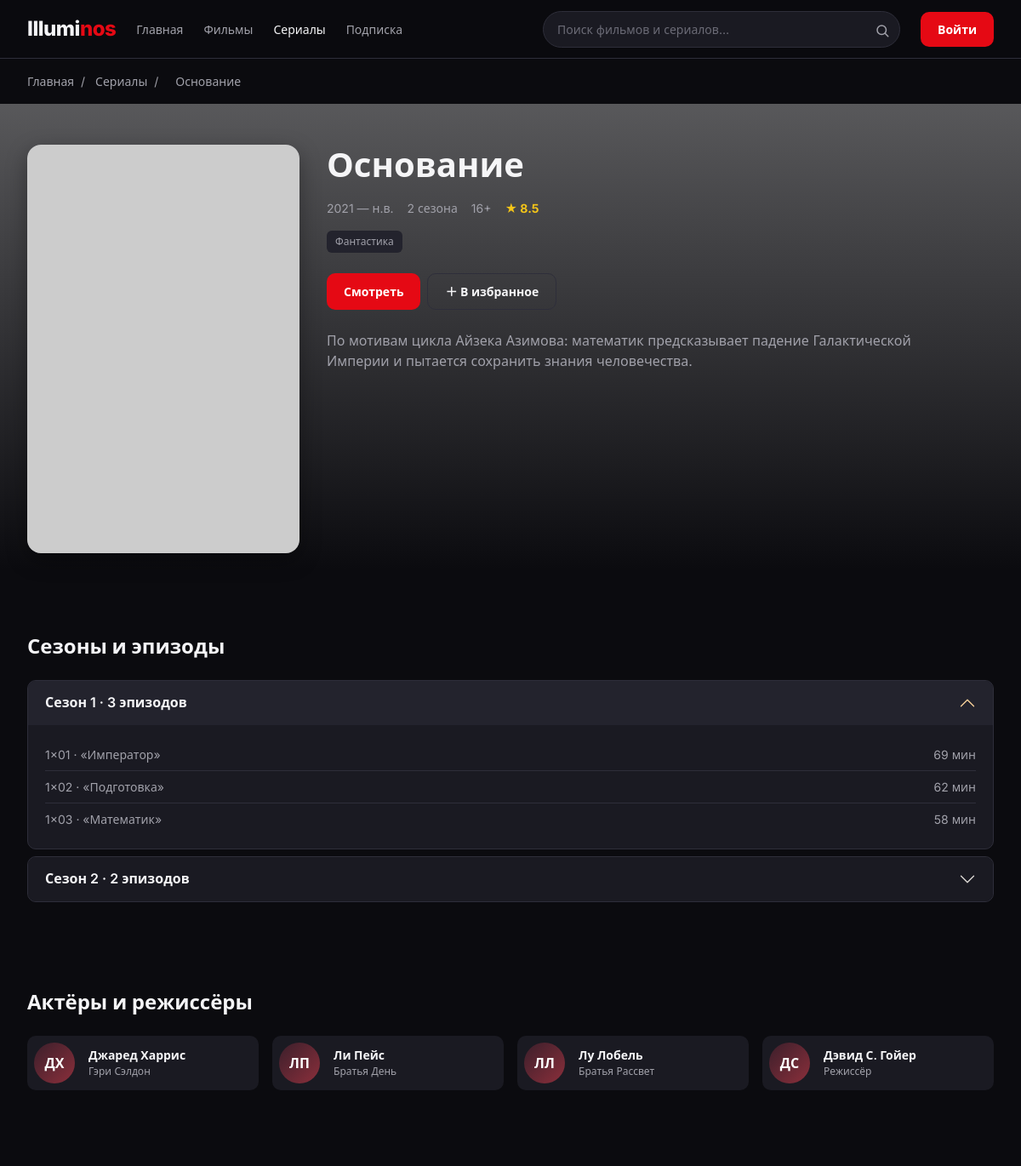
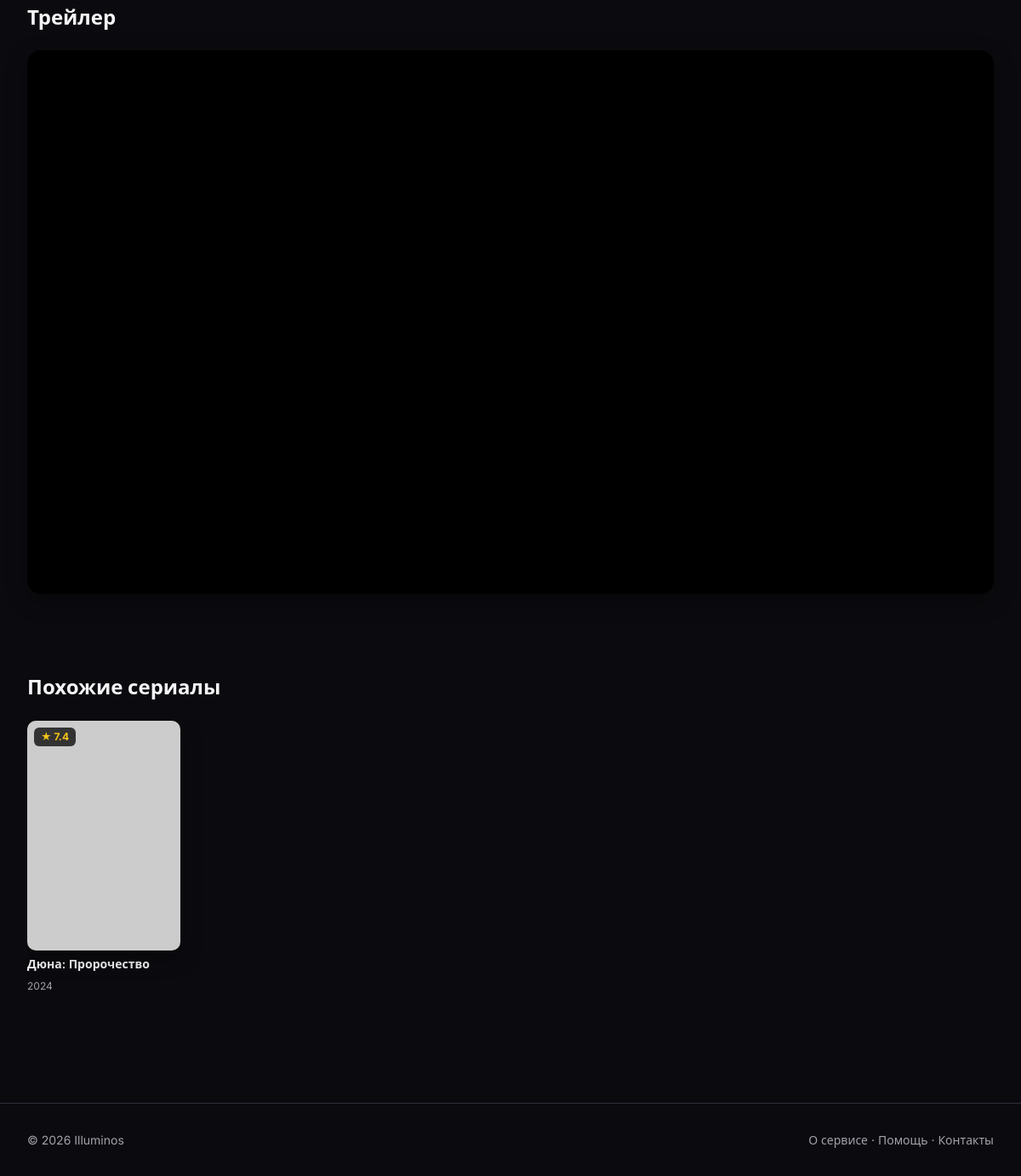
The app's page /series-detail.php?slug=foundation with its own data (2 pictures, top to bottom).
### tables this page shows
CREATE TABLE `series` (
  `id` int UNSIGNED NOT NULL,
  `title` varchar(255) NOT NULL,
  `slug` varchar(255) NOT NULL,
  `year_start` smallint UNSIGNED DEFAULT NULL,
  `year_end` smallint UNSIGNED DEFAULT NULL,
  `age_rating` varchar(10) DEFAULT NULL,
  `rating` decimal(3,1) DEFAULT NULL,
  `description` text,
  `poster_url` varchar(500) DEFAULT NULL,
  `backdrop_url` varchar(500) DEFAULT NULL,
  `trailer_url` varchar(500) DEFAULT NULL,
  `category_id` int UNSIGNED DEFAULT NULL,
  `is_new` tinyint(1) NOT NULL DEFAULT '0',
  `is_popular` tinyint(1) NOT NULL DEFAULT '0',
  `created_at` timestamp NOT NULL DEFAULT CURRENT_TIMESTAMP
);

CREATE TABLE `categories` (
  `id` int UNSIGNED NOT NULL,
  `name` varchar(50) NOT NULL,
  `slug` varchar(50) NOT NULL
);

CREATE TABLE `seasons` (
  `id` int UNSIGNED NOT NULL,
  `series_id` int UNSIGNED NOT NULL,
  `number` tinyint UNSIGNED NOT NULL,
  `title` varchar(255) DEFAULT NULL
);

CREATE TABLE `episodes` (
  `id` int UNSIGNED NOT NULL,
  `season_id` int UNSIGNED NOT NULL,
  `number` smallint UNSIGNED NOT NULL,
  `title` varchar(255) NOT NULL,
  `duration_min` smallint UNSIGNED DEFAULT NULL
);

CREATE TABLE `series_cast` (
  `id` int UNSIGNED NOT NULL,
  `series_id` int UNSIGNED NOT NULL,
  `person_name` varchar(255) NOT NULL,
  `role` varchar(255) DEFAULT NULL
);

### includes/helpers.php (called while the page is built, shortened)
<?php
function e(?string $s): string
{
    return htmlspecialchars((string)$s, ENT_QUOTES | ENT_HTML5, 'UTF-8');
}
function fetchAll(mysqli $conn, string $sql, array $params = [], string $types = ''): array
{
    $stmt = $conn->prepare($sql);
    if ($params) $stmt->bind_param($types, ...$params);
    $stmt->execute();
    $res  = $stmt->get_result();
    $rows = $res ? $res->fetch_all(MYSQLI_ASSOC) : [];
    return $rows;
}
function fetchOne(mysqli $conn, string $sql, array $params = [], string $types = ''): ?array
{
    $rows = fetchAll($conn, $sql, $params, $types);
    return $rows[0] ?? null;
}
function initials(string $name): string
{
    $parts = preg_split('/\s+/u', trim($name)) ?: [];
    $out = '';
    foreach (array_slice($parts, 0, 2) as $p) {
        $out .= mb_strtoupper(mb_substr($p, 0, 1, 'UTF-8'), 'UTF-8');
    }
    return $out !== '' ? $out : '?';
}
function getSeriesBySlug(mysqli $conn, string $slug): ?array
{
    return fetchOne($conn,
        'SELECT s.*, c.name AS category_name
           FROM series s
           LEFT JOIN categories c ON c.id = s.category_id
          WHERE s.slug = ?
          LIMIT 1', [$slug], 's');
}
function getSeriesCast(mysqli $conn, int $seriesId): array
{
    return fetchAll($conn,
        'SELECT person_name, role FROM series_cast WHERE series_id = ? ORDER BY id',
        [$seriesId], 'i');
}
function getSeriesSeasons(mysqli $conn, int $seriesId): array
{
    $seasons = fetchAll($conn,
        'SELECT * FROM seasons WHERE series_id = ? ORDER BY number',
        [$seriesId], 'i');
    foreach ($seasons as &$s) {
        $s['episodes'] = fetchAll($conn,
            'SELECT * FROM episodes WHERE season_id = ? ORDER BY number',
            [(int)$s['id']], 'i');
    }
    return $seasons;
}
function getSimilarSeries(mysqli $conn, int $currentId, int $categoryId, int $limit = 6): array
{
    return fetchAll($conn,
        'SELECT s.*, c.name AS category_name
           FROM series s
           LEFT JOIN categories c ON c.id = s.category_id
          WHERE s.id <> ? AND s.category_id = ?
          ORDER BY s.rating DESC, s.id ASC
          LIMIT ?',
        [$currentId, $categoryId, $limit], 'iii');
}

### series-detail.php (the view, shortened to what this page needs)
<?php
require_once __DIR__ . '/config/db.php';
require_once __DIR__ . '/includes/helpers.php';
$slug = isset($_GET['slug']) ? trim((string)$_GET['slug']) : '';
$series = getSeriesBySlug($conn, $slug);
    ?>
    <?php
$seriesId    = (int)$series['id'];
$cast        = getSeriesCast($conn, $seriesId);
$seasons     = getSeriesSeasons($conn, $seriesId);
$similar     = getSimilarSeries($conn, $seriesId, (int)($series['category_id'] ?? 0), 6);
$currentUser = current_user($conn);
$isFav       = $currentUser !== null
    ? isFavorite($conn, (int)$currentUser['id'], 'series', $seriesId)
    : false;
require __DIR__ . '/includes/header.php';
?>
<main>
  <div class="container breadcrumbs" aria-label="Навигационная цепочка">
    <a href="index.php">Главная</a><span>/</span>
    <a href="series.php">Сериалы</a><span>/</span>
    <span aria-current="page"><?= e($series['title']) ?></span>
  </div>
  <section class="detail-hero">
    <img class="detail-hero__bg" src="<?= e($series['backdrop_url']) ?>" alt="" aria-hidden="true">
    <div class="detail-hero__overlay"></div>
    <div class="container detail-hero__grid">
      <div class="detail-hero__poster">
        <img src="<?= e($series['poster_url']) ?>" alt="Постер: <?= e($series['title']) ?>">
      </div>
      <div>
        <h1 class="detail-hero__title"><?= e($series['title']) ?></h1>
        <div class="detail-hero__meta">
          <span><?= (int)$series['year_start'] ?><?= $series['year_end'] ? ' — ' . (int)$series['year_end'] : ' — н.в.' ?></span>
          <span><?= count($seasons) ?> сезон<?= count($seasons) === 1 ? '' : 'а' ?></span>
          <span><?= e($series['age_rating']) ?></span>
          <span class="rating">★ <?= number_format((float)$series['rating'], 1) ?></span>
        </div>
        <div class="detail-hero__genres">
          <span><?= e($series['category_name']) ?></span>
        </div>
        <div class="detail-hero__actions">
          <?php if ($currentUser): ?>
            <a href="watch.php?type=series&slug=<?= e($series['slug']) ?>" class="btn btn--accent">Смотреть</a>
          <?php else: ?>
            <a href="login.php?redirect=<?= e(urlencode('watch.php?type=series&slug=' . $series['slug'])) ?>"
               class="btn btn--accent">Смотреть</a>
          <?php endif; ?>
          <?php if ($currentUser): ?>
            <form action="favorite-toggle.php" method="post" class="fav-form">
              <input type="hidden" name="csrf_token" value="<?= e(csrf_token()) ?>">
              <input type="hidden" name="item_type" value="series">
              <input type="hidden" name="item_id" value="<?= $seriesId ?>">
              <input type="hidden" name="slug" value="<?= e($series['slug']) ?>">
              <input type="hidden" name="redirect" value="series-detail.php?slug=<?= e($series['slug']) ?>">
              <button type="submit" class="btn btn--ghost" aria-pressed="<?= $isFav ? 'true' : 'false' ?>">
                <?= $isFav ? '✓ В избранном' : '＋ В избранное' ?>
              </button>
            </form>
          <?php else: ?>
            <a href="login.php?redirect=<?= e(urlencode('series-detail.php?slug=' . $series['slug'])) ?>"
               class="btn btn--ghost">＋ В избранное</a>
          <?php endif; ?>
        </div>
        <p class="detail-hero__desc"><?= e($series['description']) ?></p>
      </div>
    </div>
  </section>
  <?php if ($seasons): ?>
  <section class="section container" aria-labelledby="seasons-title">
    <h2 id="seasons-title" class="section-title">Сезоны и эпизоды</h2>
    <div class="accordion season-accordion" id="seasonsAccordion">
      <?php foreach ($seasons as $idx => $season): ?>
        <?php
          $collapseId = 'season-' . (int)$season['id'];
          $isFirst    = $idx === 0;
        ?>
        <div class="accordion-item">
          <h3 class="accordion-header">
            <button class="accordion-button <?= $isFirst ? '' : 'collapsed' ?>"
                    type="button" data-bs-toggle="collapse"
                    data-bs-target="#<?= $collapseId ?>"
                    aria-expanded="<?= $isFirst ? 'true' : 'false' ?>"
                    aria-controls="<?= $collapseId ?>">
              Сезон <?= (int)$season['number'] ?> · <?= count($season['episodes']) ?> эпизод<?= count($season['episodes']) === 1 ? '' : 'ов' ?>
            </button>
          </h3>
          <div id="<?= $collapseId ?>"
               class="accordion-collapse collapse <?= $isFirst ? 'show' : '' ?>"
               data-bs-parent="#seasonsAccordion">
            <div class="accordion-body">
              <?php if (!$season['episodes']): ?>
                <p>Эпизоды появятся после премьеры.</p>
              <?php else: ?>
                <?php foreach ($season['episodes'] as $ep): ?>
                  <div class="episode">
                    <span><?= (int)$season['number'] ?>×<?= sprintf('%02d', (int)$ep['number']) ?> · «<?= e($ep['title']) ?>»</span>
                    <span><?= (int)$ep['duration_min'] ?> мин</span>
                  </div>
                <?php endforeach; ?>
              <?php endif; ?>
            </div>
          </div>
        </div>
      <?php endforeach; ?>
    </div>
  </section>
  <?php endif; ?>
  <?php if ($cast): ?>
  <section class="section container" aria-labelledby="cast-title">
    <h2 id="cast-title" class="section-title">Актёры и режиссёры</h2>
    <div class="cast-grid">
      <?php foreach ($cast as $person): ?>
        <div class="cast-card">
          <div class="cast-card__avatar"><?= e(initials($person['person_name'])) ?></div>
          <div>
            <p class="cast-card__name"><?= e($person['person_name']) ?></p>
            <p class="cast-card__role"><?= e($person['role']) ?></p>
          </div>
        </div>
      <?php endforeach; ?>
    </div>
  </section>
  <?php endif; ?>
  <?php if (!empty($series['trailer_url'])): ?>
  <section class="section container" aria-labelledby="trailer-title">
    <h2 id="trailer-title" class="section-title">Трейлер</h2>
    <div class="trailer">
      <iframe src="<?= e($series['trailer_url']) ?>"
              title="Трейлер сериала <?= e($series['title']) ?>"
              allowfullscreen
              allow="accelerometer; autoplay; clipboard-write; encrypted-media; gyroscope; picture-in-picture"></iframe>
    </div>
  </section>
  <?php endif; ?>
  <?php if ($similar): ?>
  <section class="section container" aria-labelledby="similar-title">
    <h2 id="similar-title" class="section-title">Похожие сериалы</h2>
    <div class="movies-row">
      <?php $cardType = 'series'; foreach ($similar as $m): ?>
        <?php include __DIR__ . '/includes/movie-card.php'; ?>
      <?php endforeach; ?>
    </div>
  </section>
  <?php endif; ?>
</main>
<?php require __DIR__ . '/includes/footer.php'; ?>

### includes/movie-card.php
<?php
$link = ($cardType ?? 'movie') === 'series' ? 'series-detail.php' : 'movie-detail.php';
$year = isset($m['year']) ? (int)$m['year']
      : (isset($m['year_start']) ? (int)$m['year_start'] : 0);
?>
<article class="movie-card">
  <a class="movie-card__poster" href="<?= $link ?>?slug=<?= e($m['slug']) ?>">
    <span class="movie-card__rating">★ <?= number_format((float)$m['rating'], 1) ?></span>
    <img src="<?= e($m['poster_url']) ?>" alt="Постер: <?= e($m['title']) ?>" loading="lazy">
  </a>
  <h3 class="movie-card__title"><?= e($m['title']) ?></h3>
  <p class="movie-card__year"><?= $year ?></p>
</article>

### assets/css/palette.css (style rules this page uses)
:root { --color-bg: #0B0B0F; --color-surface: #1A1A22; --color-surface-2: #23232D; --color-border: #2E2E3A; --color-text: #F5F5F7; --color-text-muted: #A1A1AA; --color-text-dim: #6B6B76; --color-accent: #E50914; --color-accent-hover: #F6121D; --color-gold: #F5C518; --color-success: #22C55E; --color-error: #EF4444; --font-main: "Inter", "Manrope", system-ui, -apple-system, "Segoe UI", sans-serif; --fs-xs: 0.75rem; --fs-sm: 0.875rem; --fs-base: 1rem; --fs-lg: 1.125rem; --fs-xl: 1.5rem; --fs-2xl: 2rem; --fs-3xl: 2.5rem; --fs-4xl: 3rem; --lh-tight: 1.2; --lh-base: 1.5; --space-xs: 4px; --space-sm: 8px; --space-md: 16px; --space-lg: 24px; --space-xl: 32px; --space-2xl: 48px; --space-3xl: 64px; --radius-sm: 6px; --radius-md: 10px; --radius-lg: 16px; --radius-pill: 999px; --container-max: 1440px; --container-pad: 24px; --shadow-card: 0 8px 24px rgba(0, 0, 0, 0.35); --transition: 0.2s ease; }

### records on screen
series: title "Основание", year_start "2021", age_rating "16+", rating "8.5", category.name "Фантастика", description "По мотивам цикла Айзека Азимова: математик предсказывает падение Галактической Империи и пытается сохранить знания человечества."
seasons: number "1", count($season['episodes']) "3"
episodes: season.number "1", number "01", title "Император", duration_min "69"
episodes: season.number "1", number "02", title "Подготовка", duration_min "62"
episodes: season.number "1", number "03", title "Математик", duration_min "58"
seasons: number "2", count($season['episodes']) "2"
series_cast: person_name "ДХ", person_name "Джаред Харрис", role "Гэри Сэлдон"
series_cast: person_name "ЛП", person_name "Ли Пейс", role "Братья День"
series_cast: person_name "ЛЛ", person_name "Лу Лобель", role "Братья Рассвет"
series_cast: person_name "ДС", person_name "Дэвид С. Гойер", role "Режиссёр"
series: rating "7.4", title "Дюна: Пророчество", year_start "2024"

### other values on screen
count($seasons) "2"
